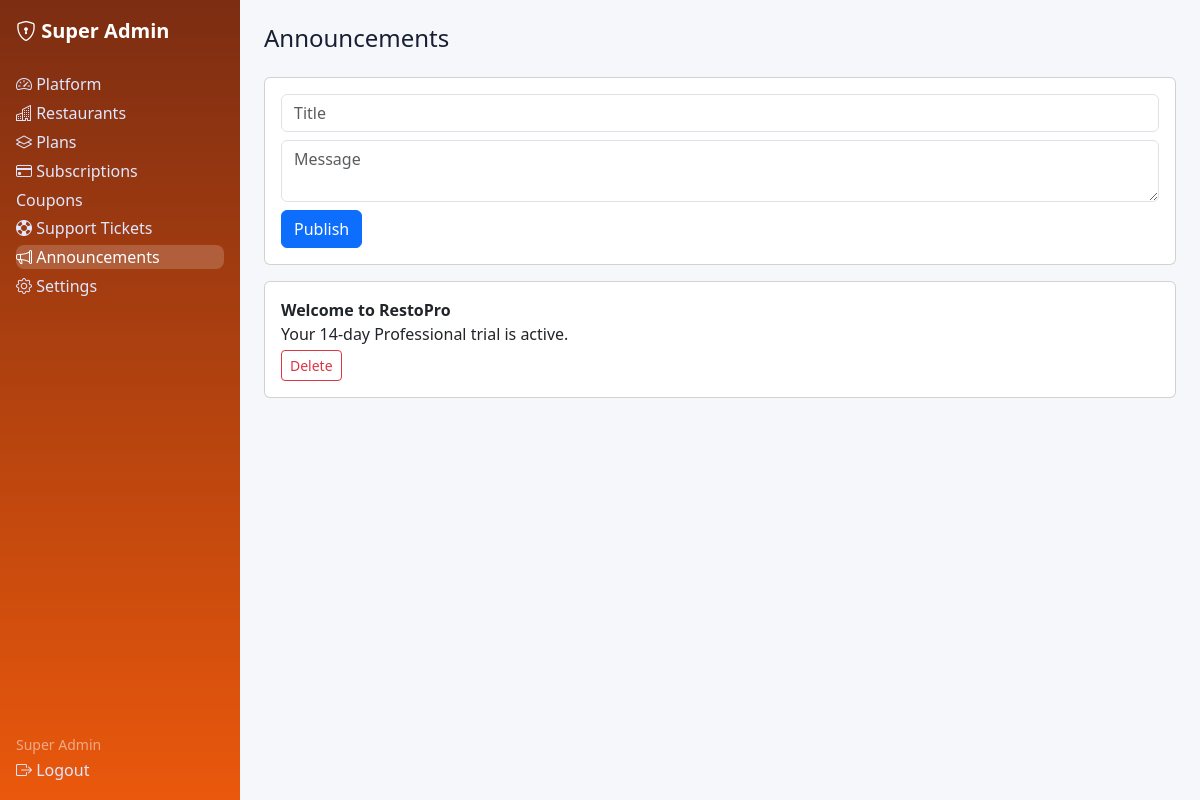
Page /super-admin/announcements.php (signed in) on the committed database.
### tables this page shows
CREATE TABLE announcements (id INT UNSIGNED AUTO_INCREMENT PRIMARY KEY, title VARCHAR(200) NOT NULL, body TEXT NOT NULL, is_active TINYINT(1) NOT NULL DEFAULT 1, created_at DATETIME NOT NULL DEFAULT CURRENT_TIMESTAMP);

### includes/functions.php (called while the page is built, shortened)
<?php
function e(?string $v): string { return htmlspecialchars($v ?? '', ENT_QUOTES, 'UTF-8'); }

### super-admin/announcements.php (the view, shortened to what this page needs)
<?php require_once __DIR__ . '/../includes/auth.php'; $user=require_role(['super_admin'], '../auth/login.php'); $pdo=db(); $base='../';
$rows=$pdo->query('SELECT * FROM announcements ORDER BY id DESC')->fetchAll();
include __DIR__ . '/header.php'; ?>
<div class="card p-3 mb-3"><form method="post"><?= csrf_field() ?><input class="form-control mb-2" name="title" placeholder="Title" required><textarea class="form-control mb-2" name="body" placeholder="Message" required></textarea><button class="btn btn-primary">Publish</button></form></div>
<?php foreach($rows as $r): ?><div class="card p-3 mb-2"><strong><?= e($r['title']) ?></strong><p class="mb-1"><?= e($r['body']) ?></p><form method="post"><button class="btn btn-sm btn-outline-danger">Delete</button></form></div><?php endforeach; ?>
<?php include __DIR__ . '/footer.php'; ?>

### assets/css/style.css (style rules this page uses)
:root { --brand:#ea580c;--bg:#f6f7fb;--card:#fff;--text:#172033 }
body { background:var(--bg);color:var(--text);font-family:system-ui,-apple-system,"Segoe UI",Roboto,sans-serif }

### rows in the picture
announcements: title "Welcome to RestoPro", body "Your 14-day Professional trial is active."

### other values in the picture
$l "Platform"
$l "Restaurants"
$l "Plans"
$l "Subscriptions"
$l "Coupons"
$l "Support Tickets"
$l "Announcements"
$l "Settings"
current_user()['name'] "Super Admin"
$pageTitle "Announcements"
